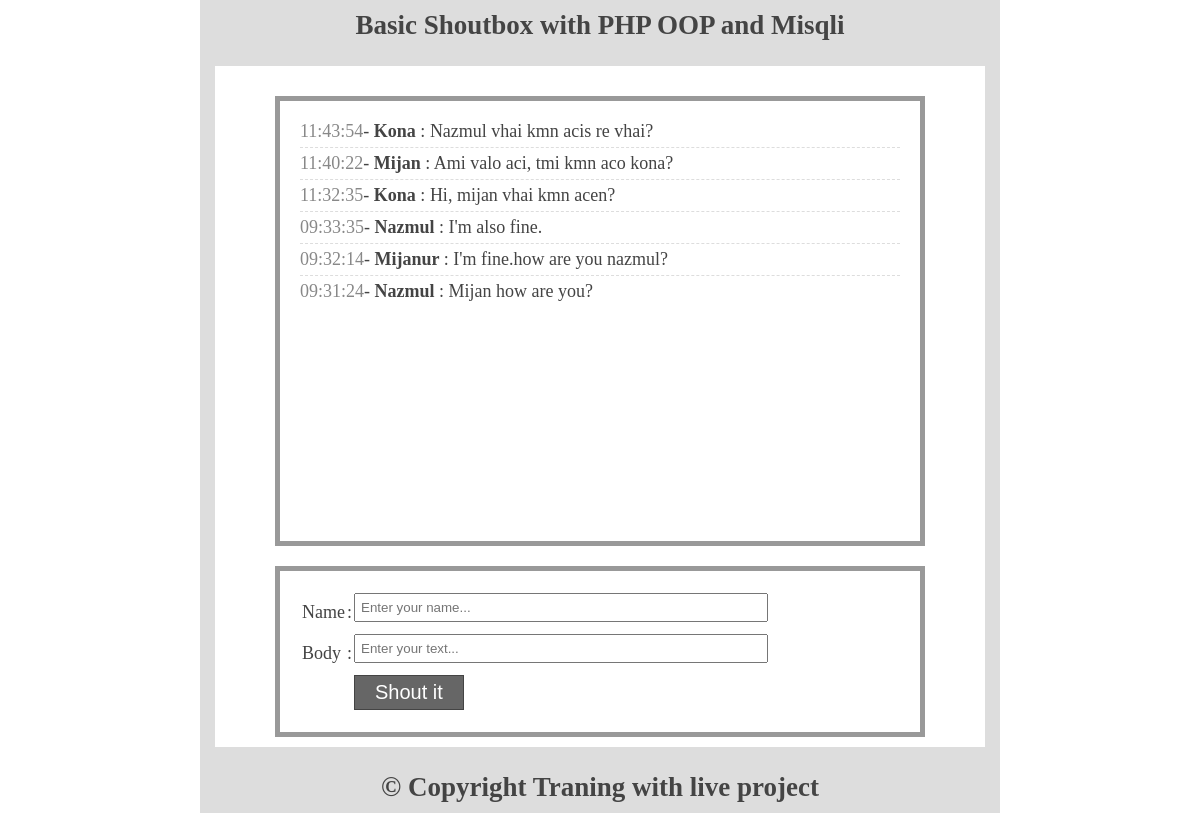
The page / on the database its author committed.
### tables this page shows
CREATE TABLE `tbl_box` (
  `id` int(11) NOT NULL,
  `name` varchar(100) NOT NULL,
  `body` text NOT NULL,
  `time` time NOT NULL
);

### lib/Database.php (called while the page is built, shortened)
<?php
Class Database{
 public $host   = DB_HOST;
 public $user   = DB_USER;
 public $pass   = DB_PASS;
 public $dbname = DB_NAME;
 public $link;
private function connectDB(){
 $this->link = new mysqli($this->host, $this->user, $this->pass,
  $this->dbname);
 }
public function select($query){
  $result = $this->link->query($query) or
   die($this->link->error.__LINE__);
  if($result->num_rows > 0){
    return $result;
  } else {
    return false;
  }
 }
}

### Shout.php (called while the page is built, shortened)
<?php
include_once "lib/Database.php";
?>
<?php
class Shout{
	private $db;
	public function  __construct(){
		$this->db = new Database();
	}
	 public function getAllData(){
	 	$query = "SELECT * FROM tbl_box ORDER BY id DESC";
		$result = $this->db->select($query);
		return $result;
	}
}
?>

### index.php (the view, shortened to what this page needs)
<?php
include_once "Shout.php";
?>
<?php
	$shout = new Shout();
?>
<!DOCTYPE html>
<html>
<head>
	<link rel="stylesheet" type="text/css" href="style.css">
</head>
<body>
	<div class="wrapper clr">
	<header class="headersection clr">
		<h2>Basic Shoutbox with PHP OOP and Misqli</h2>
	</header>
		<section class="content clr">
		 <div class="box">
		 	<ul>
		 	<?php
		 		$getData = $shout->getAllData();
		 		if($getData){
		 			while ($data = $getData->fetch_assoc()) {
		 				?>
		 				<li><span><?php echo $data['time'];?></span>- <b><?php echo ucfirst(strtolower($data['name']));?> </b> : <?php echo ucfirst(strtolower($data['body']));?></li>
		 				<?php
		 			}
		 		}
		 	?>
		 	</ul>
		 </div>
			<div class="shoutform clr">
			 <form action="" method="post">
			 	<table>
			 		<tr>
			 			<td>Name</td>
			 			<td>:</td>
			 			<td><input type="text" name="name" placeholder="Enter your name..." required=""></td>
			 		</tr>
			 		<tr>
			 			<td>Body</td>
			 			<td>:</td>
			 			<td><input type="text" name="body" placeholder="Enter your text..." required=""></td>
			 		</tr>
			 		<tr>
			 			<td></td>
			 			<td></td>
			 			<td><input type="submit" name="submit" value="Shout it" ></td>
			 		</tr>
			 	</table>
			 </form>
			</div>
		</section>
		<footer class="footersection clr">
		<h2>&copy Copyright Traning with live project</h2>
		</footer>
	</div>
</body>
</html>

### style.css (style rules this page uses)
* { margin: 0; padding:0; outline:0; }
body { font-family:verdana; font-size:18px; color:#444; }
.wrapper { width:800px; margin:0 auto; }
.clr { overflow: hidden; }
.headersection, .footersection { background:#ddd;padding:10px;text-align:center; }
.content { border:15px solid #ddd; min-height: 500px; }
.box { border:5px solid #999; margin: 30px auto 0; padding: 20px; width: 600px; height: 400px; overflow: scroll; }
.box ul { margin: 0 ; padding: 0; list-style: none; }
.box ul li { display: block; border-bottom: 1px dashed #ddd; margin-bottom: 5px; padding-bottom: 5px; }
.box ul li:last-child { border-bottom: 0px dashed #ddd; margin-bottom: 0px; padding-bottom: 0px; }
.box span { color: #888; }
.shoutform { border:5px solid #999; margin: 20px auto 10px; padding: 20px; width: 600px; }
input[type="text"] { padding: 5px; width: 400px; margin-bottom: 10px; }
input[type="submit"] { background: #666; cursor: pointer;font-size: 20px; padding: 5px 20px; border:1px solid #444;color: #fff; }

### rows shown on the page
tbl_box: time "11:43:54", name "Kona", body "Nazmul vhai kmn acis re vhai?"
tbl_box: time "11:40:22", name "Mijan", body "Ami valo aci, tmi kmn aco kona?"
tbl_box: time "11:32:35", name "Kona", body "Hi, mijan vhai kmn acen?"
tbl_box: time "09:33:35", name "Nazmul", body "I'm also fine."
tbl_box: time "09:32:14", name "Mijanur", body "I'm fine.how are you nazmul?"
tbl_box: time "09:31:24", name "Nazmul", body "Mijan how are you?"
